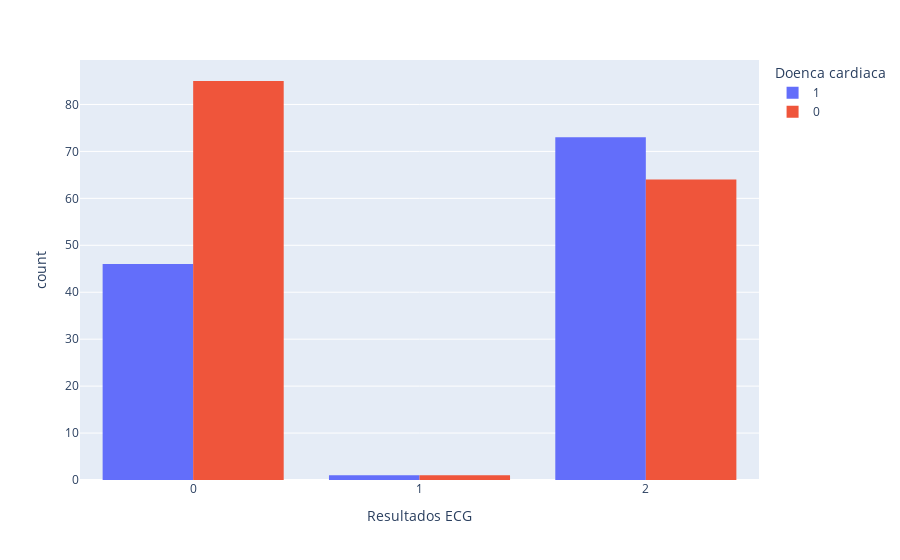

Source (notebook cell):
### Markdown cell above
O gráfico de barras compara a contagem de pacientes com e sem doença cardíaca em relação aos seus níveis de glicose em jejum, categorizados como acima ou abaixo de 120 mg/dl.

**Observações:**

-   **Maioria com Glicemia Normal:** A maioria dos pacientes em ambos os grupos, com e sem doença cardíaca, apresenta glicemia em jejum **abaixo de 120 mg/dl (representado por "0" no eixo X).** Isso é esperado, visto que a glicemia em jejum acima de 120 mg/dl pode ser um indicativo de diabetes ou pré-diabetes.
-   **Sem diferença significativa:** Apesar da maioria em ambos os grupos estar abaixo de 120 mg/dl, a proporção de pacientes com glicemia **acima de 120 mg/dl (representado por "1" no eixo X)** parece ser **similar entre os dois grupos (com ou sem doença cardíaca).**

**Interpretação:**

-   **Glicemia de Jejum como Fator de Risco:** Embora não seja possível determinar uma relação causal apenas com este gráfico, glicemia em jejum acima de 120 mg/dl não parecer ser um fator indicativo de risco cardíaco.

### Code cell
px.histogram(df, x='Resultados ECG', color='Doenca cardiaca', barmode='group')

### Figure 1 — Plotly figure (JSON) as saved in the notebook; plotly's stock layout.template omitted (floating-point values rounded to 4 significant figures; data arrays with more than 128 entries replaced by an {"elided": "..."} marker saying what was removed)
{"data": [{"alignmentgroup": "True", "bingroup": "x", "hovertemplate": "Doenca cardiaca=1<br>Resultados ECG=%{x}<br>count=%{y}<extra></extra>", "legendgroup": "1", "marker": {"color": "#636efa", "pattern": {"shape": ""}}, "name": "1", "offsetgroup": "1", "orientation": "v", "showlegend": true, "type": "histogram", "x": [2, 0, 2, 2, 2, 2, 0, 0, 2, 2, 2, 2, 2, 2, 2, 2, 2, 0, 0, 2, 2, 0, 2, 0, 2, 0, 2, 0, 2, 2, 0, 0, 2, 0, 0, 2, 2, 2, 2, 2, 0, 2, 0, 0, 2, 2, 2, 2, 0, 1, 2, 2, 2, 2, 0, 2, 0, 0, 0, 0, 2, 2, 2, 2, 0, 2, 0, 0, 2, 2, 0, 0, 0, 0, 2, 2, 2, 2, 0, 0, 0, 0, 2, 2, 2, 0, 0, 2, 2, 2, 2, 0, 2, 0, 2, 2, 0, 2, 2, 0, 2, 2, 0, 0, 2, 2, 2, 2, 0, 2, 2, 2, 0, 2, 0, 0, 2, 2, 0, 2], "xaxis": "x", "yaxis": "y"}, {"alignmentgroup": "True", "bingroup": "x", "hovertemplate": "Doenca cardiaca=0<br>Resultados ECG=%{x}<br>count=%{y}<extra></extra>", "legendgroup": "0", "marker": {"color": "#EF553B", "pattern": {"shape": ""}}, "name": "0", "offsetgroup": "0", "orientation": "v", "showlegend": true, "type": "histogram", "x": {"elided": "150 int values"}, "xaxis": "x", "yaxis": "y"}], "layout": {"barmode": "group", "legend": {"title": {"text": "Doenca cardiaca"}, "tracegroupgap": 0}, "margin": {"t": 60}, "xaxis": {"anchor": "y", "domain": [0, 1], "title": {"text": "Resultados ECG"}}, "yaxis": {"anchor": "x", "domain": [0, 1], "title": {"text": "count"}}}}
